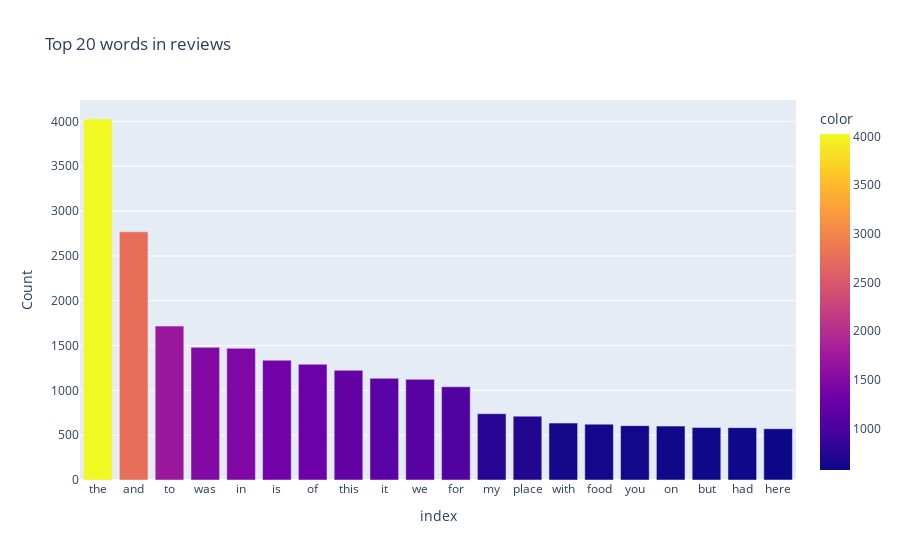
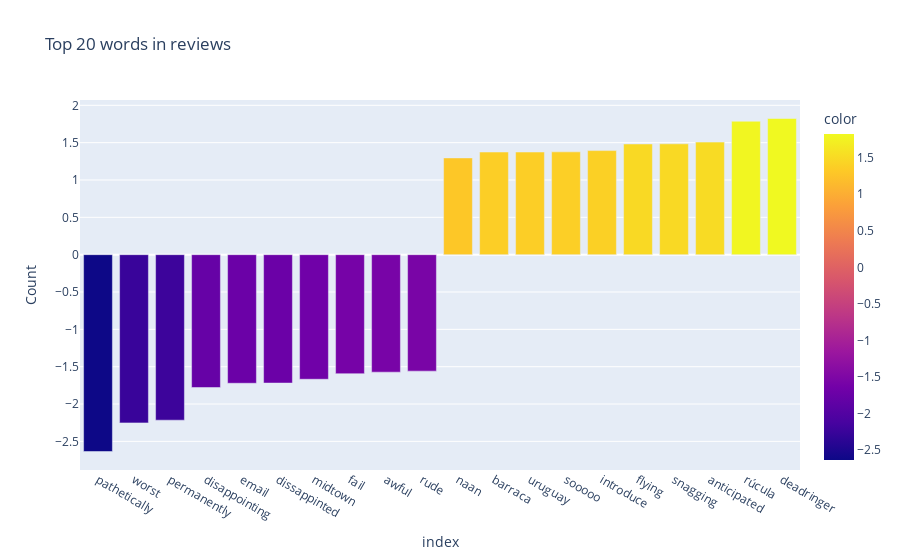

Write notebook code for charts like these, in order.
### Code cell
from sklearn.feature_extraction.text import CountVectorizer


count_vectorizer = CountVectorizer()
X_count = count_vectorizer.fit_transform(corpus)

words_count = pd.Series(
    X_count.sum(axis=0).tolist()[0],
    index=count_vectorizer.get_feature_names(),
)

top_20_count = words_count.sort_values(ascending=False).head(20)

fig = px.bar(
    top_20_count,
    x=top_20_count.index,
    y=top_20_count.values,
    labels={"x": "Word", "y": "Count"},
    title="Top 20 words in reviews",
    color=top_20_count.values,
)
fig.show()


from sklearn.linear_model import LinearRegression


reg = LinearRegression().fit(X_count, y)
coefs = pd.Series(reg.coef_, index=count_vectorizer.get_feature_names())

top_20_coefs = coefs.nlargest(10).append(coefs.nsmallest(10)).sort_values()

fig = px.bar(
    top_20_coefs,
    x=top_20_coefs.index,
    y=top_20_coefs.values,
    labels={"x": "Word", "y": "Count"},
    title="Top 20 words in reviews",
    color=top_20_coefs.values,
)
fig.show()

### Figure 1 — Plotly figure (JSON) as saved in the notebook; plotly's stock layout.template omitted (floating-point values rounded to 4 significant figures)
{"data": [{"alignmentgroup": "True", "hovertemplate": "index=%{x}<br>Count=%{y}<br>color=%{marker.color}<extra></extra>", "legendgroup": "", "marker": {"color": [4027, 2768, 1717, 1480, 1469, 1336, 1291, 1223, 1134, 1123, 1040, 740, 712, 635, 623, 606, 601, 586, 584, 572], "coloraxis": "coloraxis", "pattern": {"shape": ""}}, "name": "", "offsetgroup": "", "orientation": "v", "showlegend": false, "textposition": "auto", "type": "bar", "x": ["the", "and", "to", "was", "in", "is", "of", "this", "it", "we", "for", "my", "place", "with", "food", "you", "on", "but", "had", "here"], "xaxis": "x", "y": [4027, 2768, 1717, 1480, 1469, 1336, 1291, 1223, 1134, 1123, 1040, 740, 712, 635, 623, 606, 601, 586, 584, 572], "yaxis": "y"}], "layout": {"barmode": "relative", "coloraxis": {"colorbar": {"title": {"text": "color"}}, "colorscale": [[0, "#0d0887"], [0.1111, "#46039f"], [0.2222, "#7201a8"], [0.3333, "#9c179e"], [0.4444, "#bd3786"], [0.5556, "#d8576b"], [0.6667, "#ed7953"], [0.7778, "#fb9f3a"], [0.8889, "#fdca26"], [1, "#f0f921"]]}, "legend": {"tracegroupgap": 0}, "title": {"text": "Top 20 words in reviews"}, "xaxis": {"anchor": "y", "domain": [0, 1], "title": {"text": "index"}}, "yaxis": {"anchor": "x", "domain": [0, 1], "title": {"text": "Count"}}}}

### Figure 2 — Plotly figure (JSON) as saved in the notebook; plotly's stock layout.template omitted (floating-point values rounded to 4 significant figures)
{"data": [{"alignmentgroup": "True", "hovertemplate": "index=%{x}<br>Count=%{y}<br>color=%{marker.color}<extra></extra>", "legendgroup": "", "marker": {"color": [-2.636, -2.253, -2.216, -1.779, -1.722, -1.719, -1.668, -1.594, -1.573, -1.56, 1.296, 1.375, 1.375, 1.377, 1.394, 1.482, 1.484, 1.507, 1.787, 1.823], "coloraxis": "coloraxis", "pattern": {"shape": ""}}, "name": "", "offsetgroup": "", "orientation": "v", "showlegend": false, "textposition": "auto", "type": "bar", "x": ["pathetically", "worst", "permanently", "disappointing", "email", "dissappinted", "midtown", "fail", "awful", "rude", "naan", "barraca", "uruguay", "sooooo", "introduce", "flying", "snagging", "anticipated", "rúcula", "deadringer"], "xaxis": "x", "y": [-2.636, -2.253, -2.216, -1.779, -1.722, -1.719, -1.668, -1.594, -1.573, -1.56, 1.296, 1.375, 1.375, 1.377, 1.394, 1.482, 1.484, 1.507, 1.787, 1.823], "yaxis": "y"}], "layout": {"barmode": "relative", "coloraxis": {"colorbar": {"title": {"text": "color"}}, "colorscale": [[0, "#0d0887"], [0.1111, "#46039f"], [0.2222, "#7201a8"], [0.3333, "#9c179e"], [0.4444, "#bd3786"], [0.5556, "#d8576b"], [0.6667, "#ed7953"], [0.7778, "#fb9f3a"], [0.8889, "#fdca26"], [1, "#f0f921"]]}, "legend": {"tracegroupgap": 0}, "title": {"text": "Top 20 words in reviews"}, "xaxis": {"anchor": "y", "domain": [0, 1], "title": {"text": "index"}}, "yaxis": {"anchor": "x", "domain": [0, 1], "title": {"text": "Count"}}}}
